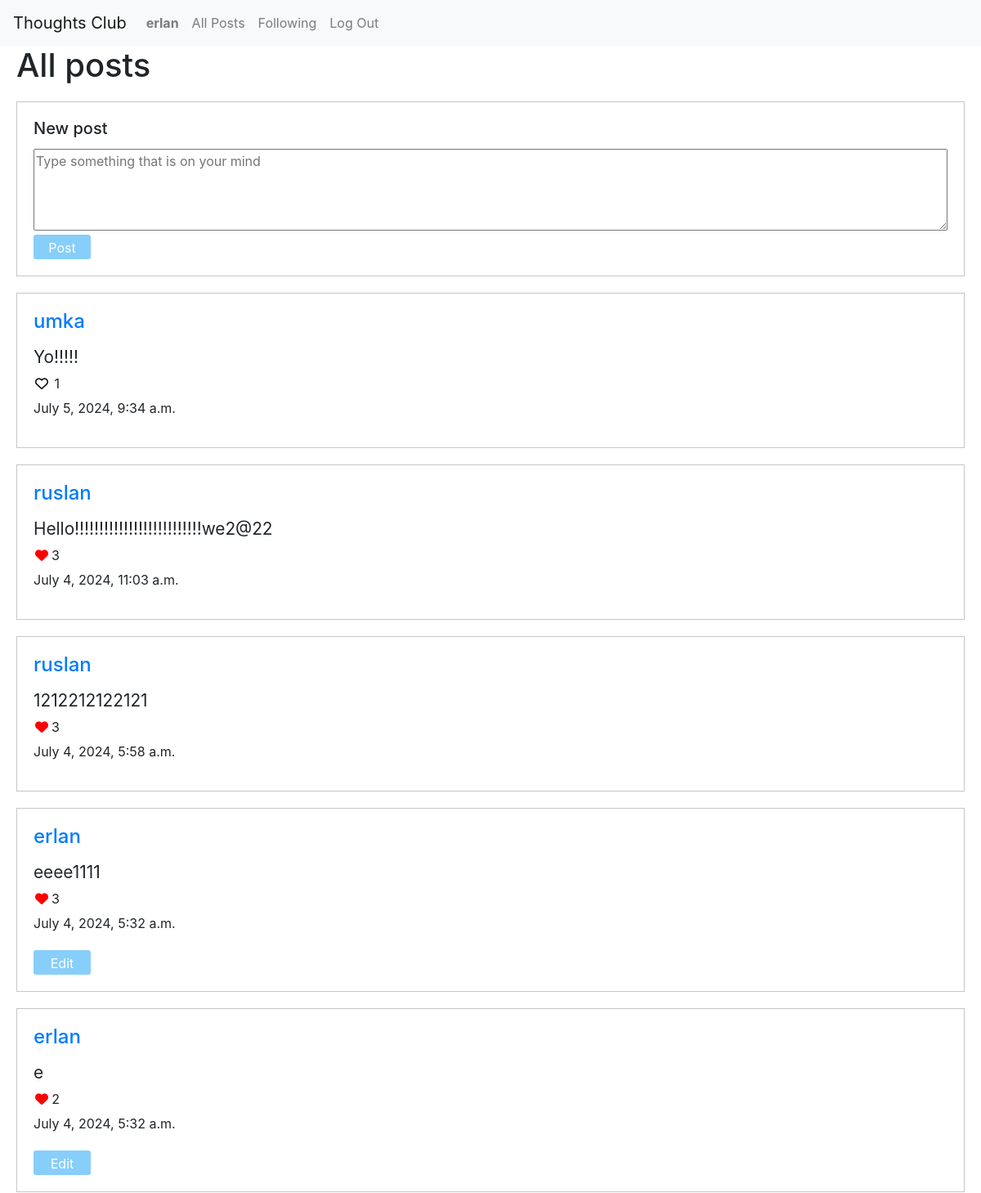
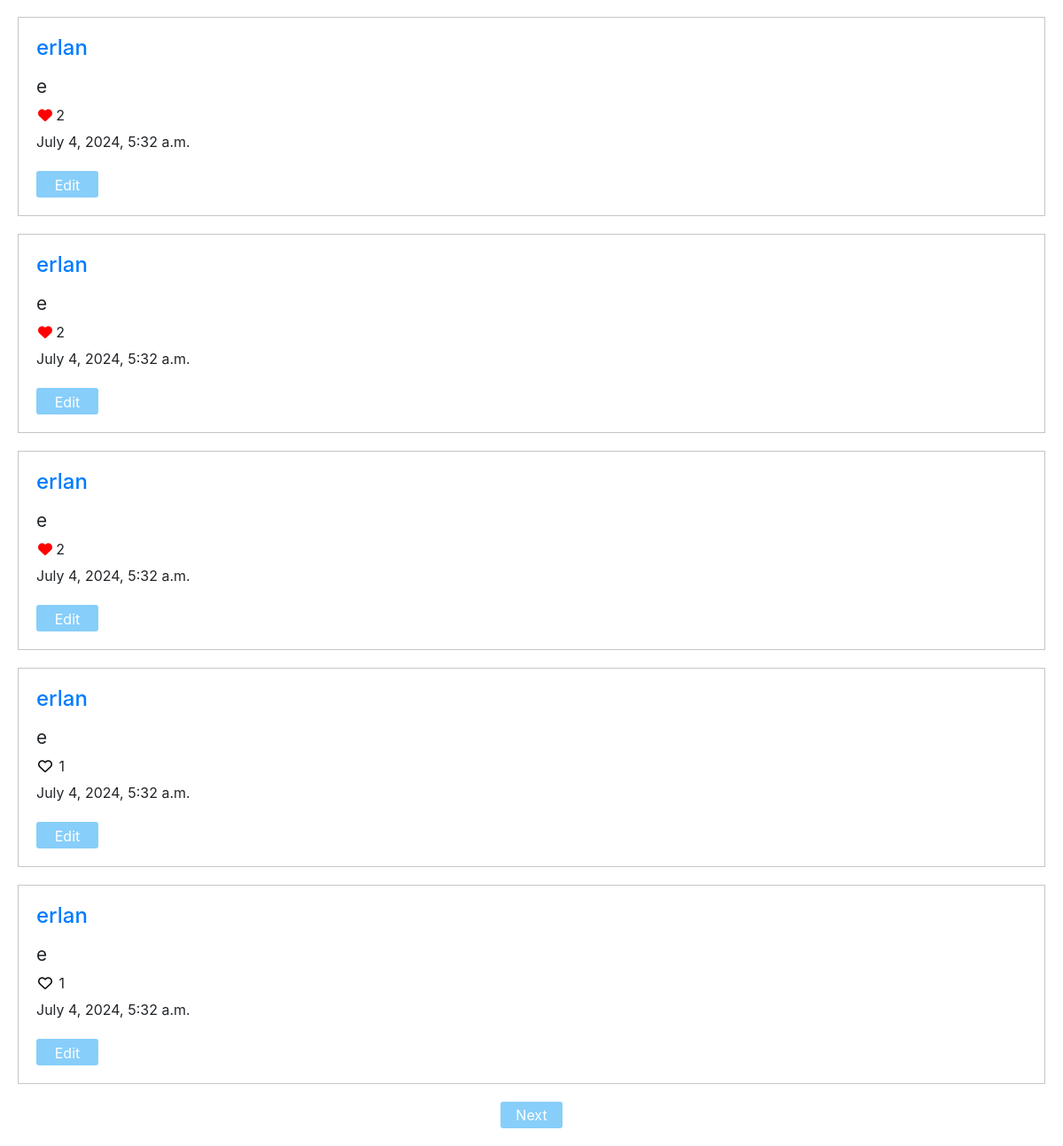
/ (signed in), run on the app's committed database (2 pictures, top to bottom).
### network/models.py (models this page shows, shortened)
class User(AbstractUser):
    followers = models.ManyToManyField('self', symmetrical=False, related_name='following')
    liked_posts = models.ManyToManyField('Post', related_name='likes')
    def __str__(self):
        return f'{self.username}'

class Post(models.Model):
    content = models.TextField(blank=False)
    timestamp = models.DateTimeField(auto_now_add=True)
    author = models.ForeignKey(User, on_delete=models.CASCADE, related_name='posts')

### network/views.py (the view)
# urls.py: path("", views.index, name="index"),
@login_required(login_url="login")
def index(request):
    if request.method == "POST":
        content = request.POST["content"]
        Post.objects.create(content=content, author=request.user)
    posts = Post.objects.all().order_by('-timestamp')
    paginator = Paginator(posts, 10)
    page_number = request.GET.get('page')
    page_obj = paginator.get_page(page_number)
    return render(request, "network/index.html", {
        "posts": page_obj
    })

### network/templates/network/index.html (shortened to what this page needs)
{% extends "network/layout.html" %}
{% load static %}
{% block body %}
    <h1 style="margin-left: 20px">All posts</h1>
    <form action="{% url 'index' %}" method="post">
        <div class="new-post-main">
            <div class="middle-container">
                <h5>New post</h5>
                <textarea name="content" style="height: 100px" placeholder="Type something that is on your mind"></textarea>
                <input type="submit" value="Post" class="buttons">
            </div>
        </div>
    </form>
    {% for post in posts %}
        <div class="new-post-main">
            <div class="middle-container">
                <a href="{% url 'user_page' post.author %}"><h4>{{ post.author }}</h4></a>
                <div id="content-{{ post.id }}" style="font-size: 1.3em">{{ post.content }}</div>
                <div class="likes-container">
                    <button id="likeBtn" data-post-id="{{ post.id }}" class="like-buttons invisible-buttons">
                    {% if request.user in post.likes.all %}
                        <i class="fa-solid fa-heart" style="color: #ff0000;"></i>
                    {% else %}
                        <i class="fa-regular fa-heart"></i>
                    {% endif %}
                    </button>
                    <p id="likes-count-{{ post.id }}">{{ post.likes.count }}</p>
                </div>
                <p>{{ post.timestamp }}</p>
                {% if post.author == request.user %}
                    <button id="editBtn" data-post-id="{{ post.id }}" class="edit-buttons buttons">Edit</button>
                {% endif %}
            </div>
        </div>
    {% endfor %}
    <div class="links-container">
    {% if posts.has_next %}
        <a href="?page={{ posts.next_page_number }}" class="buttons">Next</a>
    {% endif %}
    </div>
{% endblock %}

### network/templates/network/layout.html (shortened to what this page needs)
{% load static %}
<!DOCTYPE html>
<html lang="en">
    <head>
        <link rel="stylesheet" href="https://stackpath.bootstrapcdn.com/bootstrap/4.4.1/css/bootstrap.min.css">
        <link href="{% static 'network/styles.css' %}" rel="stylesheet">
    </head>
    <body>
        <nav class="navbar navbar-expand-lg navbar-light bg-light">
            <a class="navbar-brand" href="{% url 'index' %}">Thoughts Club</a>
            <div>
              <ul class="navbar-nav mr-auto">
                {% if user.is_authenticated %}
                    <li class="nav-item">
                        <a class="nav-link" href="{% url 'user_page' request.user %}"><strong>{{ request.user }}</strong></a>
                    </li>
                {% endif %}
                <li class="nav-item">
                  <a class="nav-link" href="{% url 'index' %}">All Posts</a>
                </li>
                {% if user.is_authenticated %}
                    <li class="nav-item">
                        <a class="nav-link" href="{% url 'following' %}">Following</a>
                    </li>
                    <li class="nav-item">
                        <a class="nav-link" href="{% url 'logout' %}">Log Out</a>
                    </li>
                {% endif %}
              </ul>
            </div>
          </nav>
        <div class="body">
            {% block body %}
            {% endblock %}
        </div>
    </body>
</html>

### network/static/network/styles.css (style rules this page uses)
.likes-container { display: flex; flex-direction: row; justify-content: space-between; align-items: baseline; width: 32px; height: 25px; }
.new-post-main { display: block; margin: 20px; border: 1px #aaaa solid; }
.middle-container { display: flex; flex-direction: column; row-gap: 5px; padding: 20px; }
.buttons { display: inline-block; height: 30px; width: 70px; border: none; border-radius: 3px; background-color: lightskyblue; color: white; text-align: center; line-height: 30px; text-decoration: none; }
.links-container { display: flex; justify-content: center; column-gap: 40px; margin-bottom: 20px; }
.invisible-buttons { background-color: white; border: none; outline: none; width: 20px; height: 20px; display: flex; justify-content: center; align-items: center; padding: 0; }

### data on the page
User: user "erlan"
Post: author "umka", content "Yo!!!!!", likes.count "1", timestamp "July 5, 2024, 9:34 a.m."
Post: author "ruslan", content "Hello!!!!!!!!!!!!!!!!!!!!!!!!!!we2@22", likes.count "3", timestamp "July 4, 2024, 11:03 a.m."
Post: author "ruslan", content "1212212122121", likes.count "3", timestamp "July 4, 2024, 5:58 a.m."
Post: author "erlan", content "eeee1111", likes.count "3", timestamp "July 4, 2024, 5:32 a.m."
Post: author "erlan", content "e", likes.count "2", timestamp "July 4, 2024, 5:32 a.m."
Post: author "erlan", content "e", likes.count "2", timestamp "July 4, 2024, 5:32 a.m."
Post: author "erlan", content "e", likes.count "2", timestamp "July 4, 2024, 5:32 a.m."
Post: author "erlan", content "e", likes.count "2", timestamp "July 4, 2024, 5:32 a.m."
Post: author "erlan", content "e", likes.count "1", timestamp "July 4, 2024, 5:32 a.m."
Post: author "erlan", content "e", likes.count "1", timestamp "July 4, 2024, 5:32 a.m."
